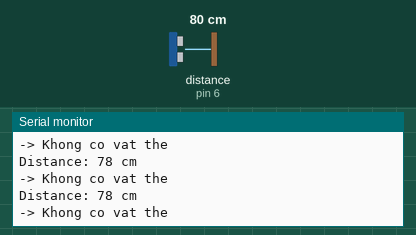
Simulated run of this sketch. Board: Arduino Uno, built with avr-gcc and run on an emulated ATmega328P. On the bench: the last lines printed to the serial monitor. Wiring (inferred from the names in the program): ultrasonic range finder: trigger pin 7; echo pin 6. The inputs (shaded band) are chosen by the test bench; at power-on: distance to the obstacle (sensor on pin 6) 80 cm. The echo pulse lasts 58.3 µs per cm.

Above: at 3.7 s.
3.8 s: distance to the obstacle (sensor on pin 6) set to 18 cm
At 4.5 s:
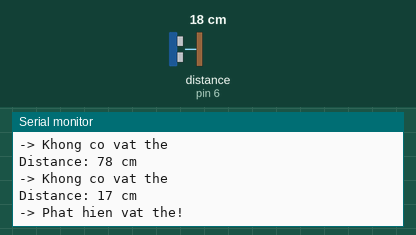
5.3 s: distance to the obstacle (sensor on pin 6) set to 23 cm
At 5.3 s:
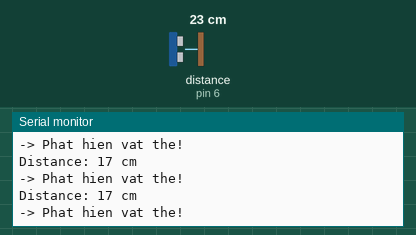
Timing chart, 0 to 8.3 s (numbered marks = the images above; inputs shaded):
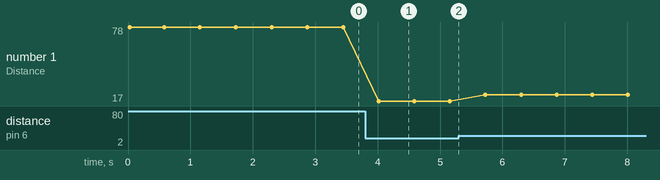

Measured:
- after the input at 3.8 s, the serial monitor: prints a new line after 0.22 s (image 1)
- plotted number 1: 78 → 17 after the input at 3.8 s, 17 → 22 after the input at 5.3 s

The sketch:

sieuam.ino
```cpp
#include <IRremote.hpp>

const int IR_SEND_PIN      = 3;
const int FEEDBACK_LED_PIN = 13;

const int MY_ADDRESS = 0x03;
const int CMD_1      = 0x01;  // Vật thể gần (distance < 20cm)
const int CMD_2      = 0x02;  // Không có vật thể

const int TRIG_PIN = 7;
const int ECHO_PIN = 6;

void setup() {
    Serial.begin(9600);
    IrSender.begin(IR_SEND_PIN, FEEDBACK_LED_PIN);
    pinMode(TRIG_PIN, OUTPUT);
    pinMode(ECHO_PIN, INPUT);
    Serial.println("--- IR ULTRASONIC READY ---");
}

void loop() {
    // Phát xung siêu âm
    digitalWrite(TRIG_PIN, LOW);
    delayMicroseconds(2);
    digitalWrite(TRIG_PIN, HIGH);
    delayMicroseconds(10);
    digitalWrite(TRIG_PIN, LOW);

    // Đo khoảng cách
    long duration = pulseIn(ECHO_PIN, HIGH);
    int distance  = duration * 0.034 / 2.0;

    Serial.print("Distance: ");
    Serial.print(distance);
    Serial.println(" cm");

    if (distance < 20) {  // Vật thể gần → gửi CMD_1
        IrSender.sendRC5(MY_ADDRESS, CMD_1, 0, true);
        Serial.println("-> Phat hien vat the!");
    } else {              // Không có vật thể → gửi CMD_2
        IrSender.sendRC5(MY_ADDRESS, CMD_2, 0, true);
        Serial.println("-> Khong co vat the");
    }

    delay(500);
}
```
